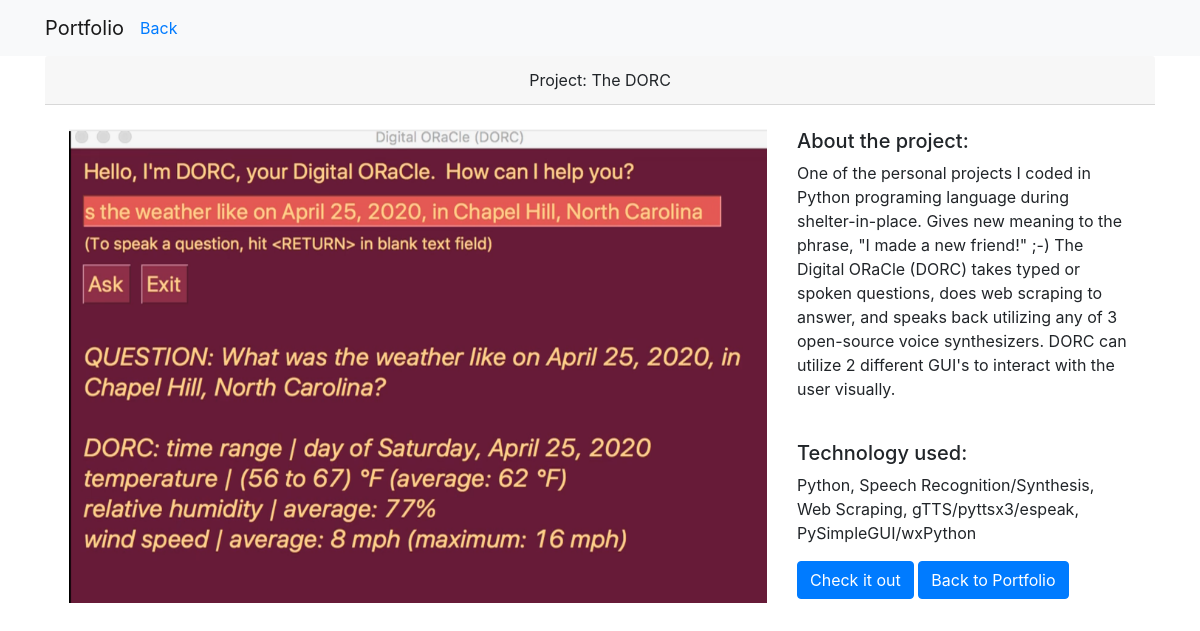
/projects/1, run on the app's committed database.
### projects/models.py (models this page shows, shortened)
class Project(models.Model):
    order = models.PositiveSmallIntegerField(default=1)
    title = models.CharField(max_length=100, default='')
    description = models.TextField(default='')
    technology = models.TextField(default='')
    image = models.CharField(max_length=100)
    project_link = models.URLField(blank=True)

### projects/views.py (the view)
# urls.py: path('<int:pk>', views.project_detail, name="project_detail"),
def project_detail(request, pk):
    project = Project.objects.get(pk=pk)
    return render(request, 'projects/project_detail.html', {'project': project})

### projects/templates/projects/project_detail.html
{% extends 'projects/base.html' %}
{% load static %}
{% block page_content %}
<div class="card-header text-center">Project: {{ project.title }}</div>
<div class="p-4 row">
    <div class="col-md-8">
	  <a href="{{ project.project_link }}" target="_blank">
        <img src="{% static project.image %}"  alt="screenshot for {{project.title}} project" width="100%">
	  </a>
    </div>
    <div class="col-md-4">
        <h5>About the project:</h5>
        <p>{{ project.description|safe }}</p>
        <br>
        <h5>Technology used:</h5>
        <p>{{ project.technology|safe }}</p>
        <a href="{{ project.project_link }}" class="btn btn-primary" target="_blank">Check it out</a>
        <a href="{% url 'projects:all_projects' %}"  class="btn btn-primary">Back to Portfolio</a>
    </div>
</div>
{% endblock %}

### data on the page
Project: title "The DORC", image (picture), description "One of the personal projects I coded in Python programing language during shelter-in-place. Gives new meaning to the phrase, \"I made a new friend!\" ;-) The Digital ORaCle (DORC) takes typed or spoken questions, does web scraping to answer, and speaks back utilizing any of 3 open-source voice synthesizers. DORC can utilize 2 different GUI's to interact with the user visually.", technology "Python, Speech Recognition/Synthesis, Web Scraping, gTTS/pyttsx3/espeak, PySimpleGUI/wxPython"
